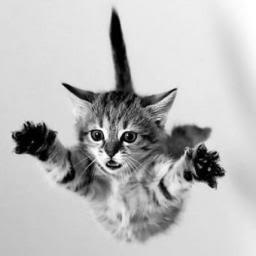
%> input picture assignment8/a8_img.jpg, 256 x 256 px
$ octave question5.m   (GNU Octave 9; MATLAB toolbox functions it lacks are replaced by stand-ins)
%> lines starting %> are read from the running program, lines starting %| are printed output that depends on the picture
% [13 lines of commented-out code are left out]

ImageName='a8_img.jpg'; %test image
Scalar=[1.5 3.1 0.3]; %test scalars
%0.1 error
%0.2 no error
%0.3 no error
%read specified image file and convert to double between 0 and 255
A=imread(ImageName);
%> A is the input picture: size 256x256 uint8; min 0, max 255, mean 187.5
A=double(A)/255;
%> A: size 256x256 double
%A=[1 2 3 4 5];
%A=[120 121 100;0 150 200;1 1 1];
[h1,w1]=size(A);
%> h1 = 256; w1 = 256

TitleArray=["Nearest neighbor interpolation","Linear interpolation","Spline interpolation"];

for i=1:3
%> this loop made 3 passes; what is shown inside it comes from the first
    %define the new matrix size
    h2=ceil(h1*Scalar(i));
%> h2 = 384
    w2=ceil(w1*Scalar(i));
%> w2 = 384

    %Nearest neighbor interpolation
    %%%%%%%%%%%%%%%%%%%%%%%%%%%%%%%%%%%%%%%%%%%%%%%%%%%%%%%%%%%%%%%%%%%%%%%
    %{
       obtain corresponding indeces of original matrix for interpolated matrix
       i.e.
       original            ineterpolated(scaled by 2)
       1 2 3 4             1 1 2 2 3 4 4

       their indeces are
       original                    ineterpolated(scaled by 2)
       (1,1) (1,2) (1,3) (1,4)     (1,1) (1,1) (1,2) (1,2) (1,3) (1,3) (1,4) (1,4)

       the following calculates the indeces of which row or column of the
       original matrix should be copied
     %}


    IRow=([1:h2]-0.5)./Scalar(i);
%> IRow = 384 values from 0.333 to 255.7
    ICol=([1:w2]-0.5)./Scalar(i);
%> ICol = 384 values from 0.333 to 255.7

    index=find(IRow==round(IRow));
%> index = 128 values from 2 to 383
    dRow=diff(IRow);
    if max(index)>length(dRow)
        IRow(max(index))=size(A,1)-0.00001;
        index(length(index))=[];
    end
    IRow(index)=IRow(index)-(dRow(index-1)>dRow(index))/100000;


    index=find(ICol==round(ICol));
    dCol=diff(ICol);
    if max(index)>length(dCol)
        ICol(max(index))=size(A,2)-0.00001;
        index(length(index))=[];
    end
    ICol(index)=ICol(index)-(dCol(index-1)>dCol(index))/100000;

    IRow=ceil(IRow+0.00001);
%> IRow = 384 values from 1 to 256
    ICol=ceil(ICol+0.00001);
    % [8 lines of commented-out code are left out]
    B = A(:,IRow);
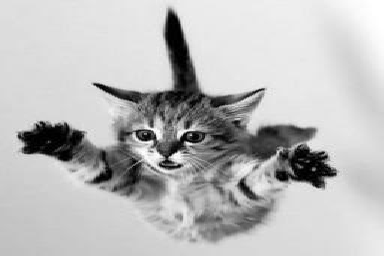
%> B: size 256x384 double; min 0, max 1, mean 0.735

    %column nearest neighbor interpolation
    B = B(ICol,:);
%> B: size 384x384 double

    C=imresize(A,Scalar(i),'nearest');
    [beef,chicken]=find(C-B);
%> beef = []; chicken = []
    %disp([beef chicken])

    figure
    plot(beef,chicken,'*')
    grid on
    grid minor
    xlim([0 794])
    ylim([0 794])

    % [21 lines of commented-out code are left out]
        end

    end


    %plot
    subplot(3,3,i)
    imshow(B)
    title([TitleArray(1),' x',Scalar(i)]);
    axis([0,512,0,512])
    axis on
    %}
    B=[]; %reset B
    % [26 lines of commented-out code are left out]
    %%%%%%%%%%%%%%%%%%%%%%%%%%%%%%%%%%%%%%%%%%%%%%%%%%%%%%%%%%%%%%%%%%%%%%%


end
